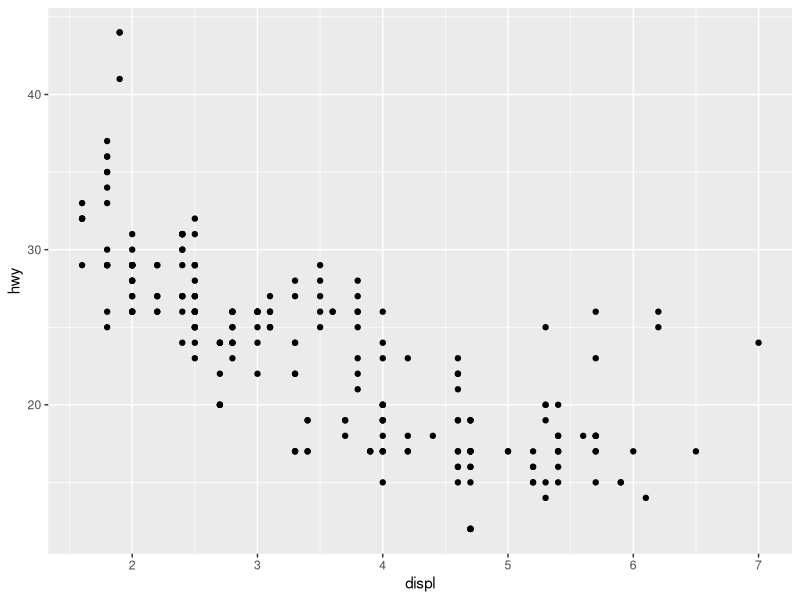
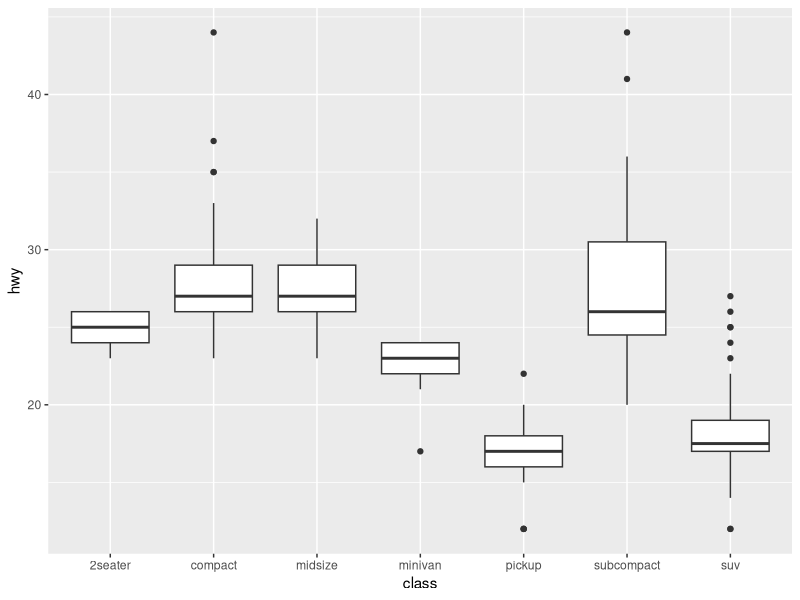
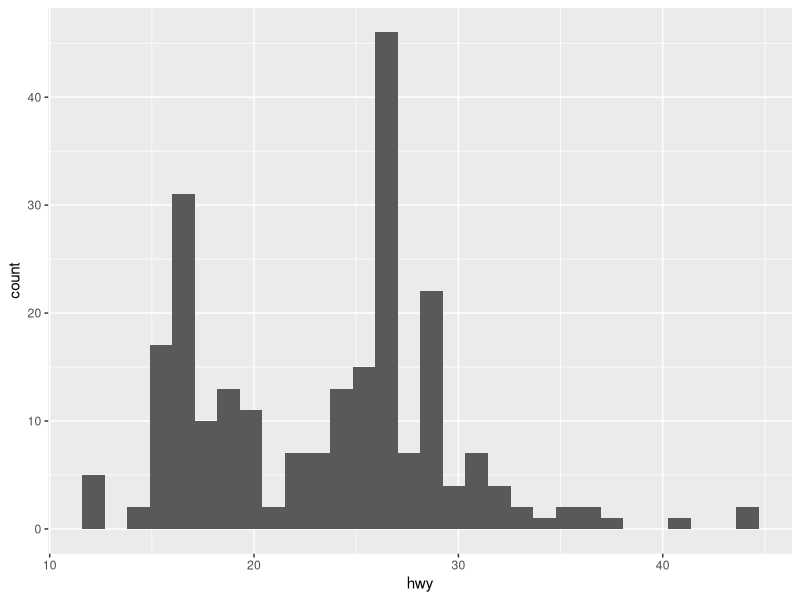
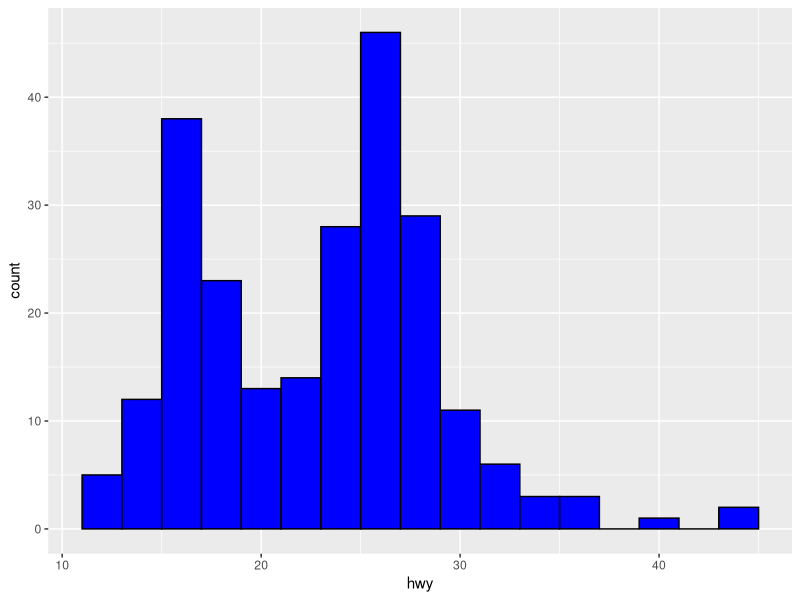
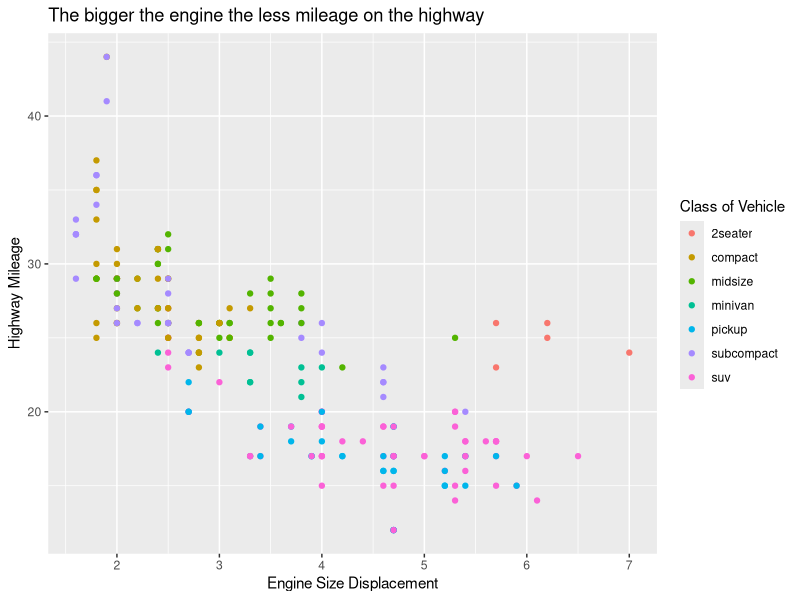
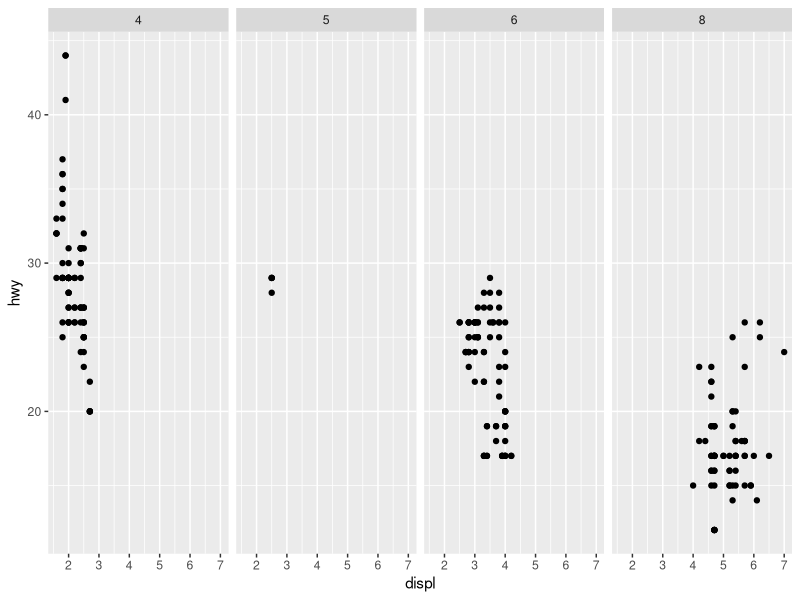
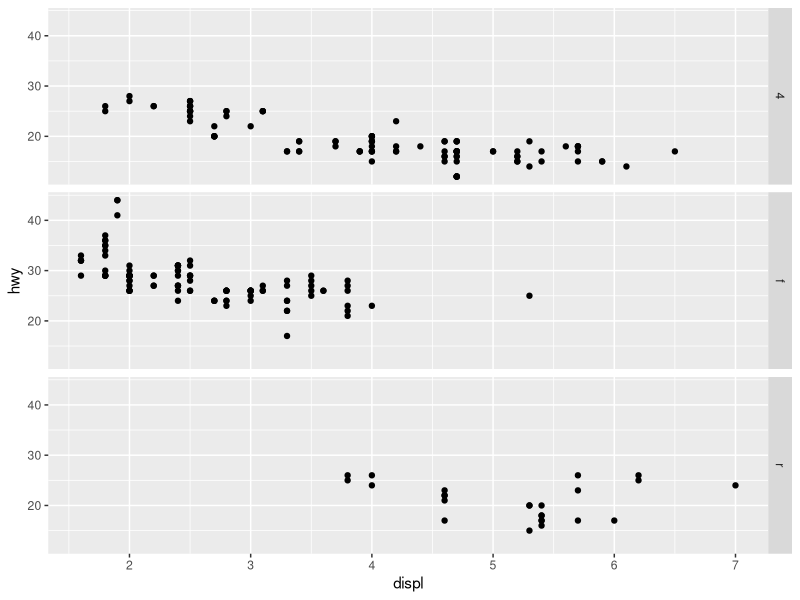
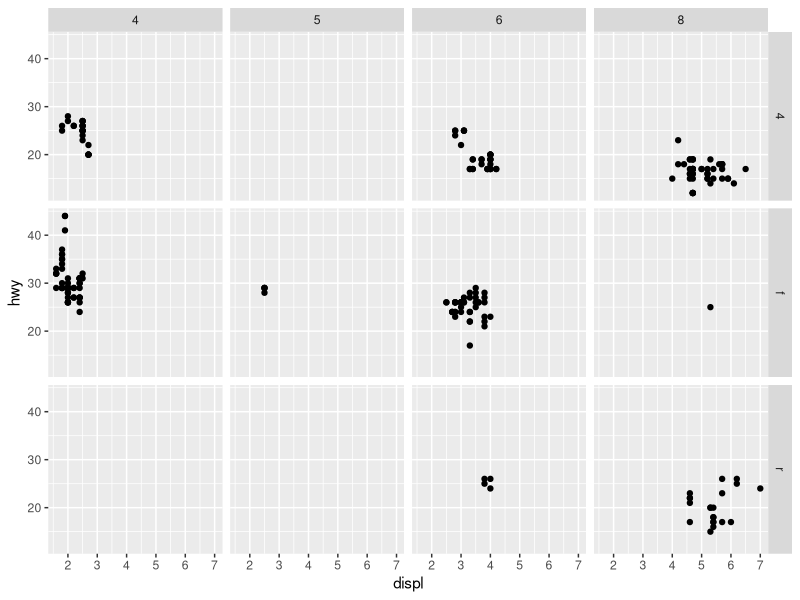

Reproduce these figures in R, in order.
## ---- chunk 1
#| label: setup
#| include: false
library(tidyverse)


## ---- chunk 2
#| label: First Six Cases
head(mpg)
## ---- chunk 3
#| label: add-label-1
ggplot(mpg) +
  geom_point(aes(x=displ,
                 y = hwy))

## ---- chunk 4
#| label: add-label-2
ggplot(data = mpg) +
  geom_boxplot(mapping = aes(x = class, y = hwy))
## ---- chunk 5
#| label: add-label-3
ggplot(mpg) +
  geom_histogram(aes(x=hwy))
## ---- chunk 6
#| label: add-label-4
ggplot(mpg) +
  geom_histogram(aes(x=hwy), 
binwidth= 2,
fill = "blue",
color = "black")
## ---- chunk 7
#| label: add-label-5
ggplot(data = mpg) +
  geom_point(mapping = aes(x = displ, 
                           y = hwy,
                           color = class,
                          # shape = class,
                           #alpha = class
                          ))+
  labs(x = "Engine Size Displacement",
         y= "Highway Mileage",
         color ="Class of Vehicle",
         title = "The bigger the engine the less mileage on the highway")
## ---- chunk 8
#| label: add-label-help-me
# Makes a plot that the commands below will modify
q <- ggplot(mpg) + geom_point(aes(x = displ, y = hwy))

q + facet_grid(. ~ cyl)
q + facet_grid(drv ~ .)
q + facet_grid(drv ~ cyl)
q + facet_wrap(~ class)
## ---- chunk 9
#| label: add-label-6
 ggplot(mpg)+
  geom_bar(aes(x=class, fill = class))
labs(x= "class of vehicle",
       y="number of vehicles in sample",
       fill = "Type of drive")
## ---- chunk 10
ggplot(mpg) + 
  geom_point(aes(displ, hwy)) +
  geom_smooth(aes(displ, hwy)) 
#  ggsave("example.jpg")
